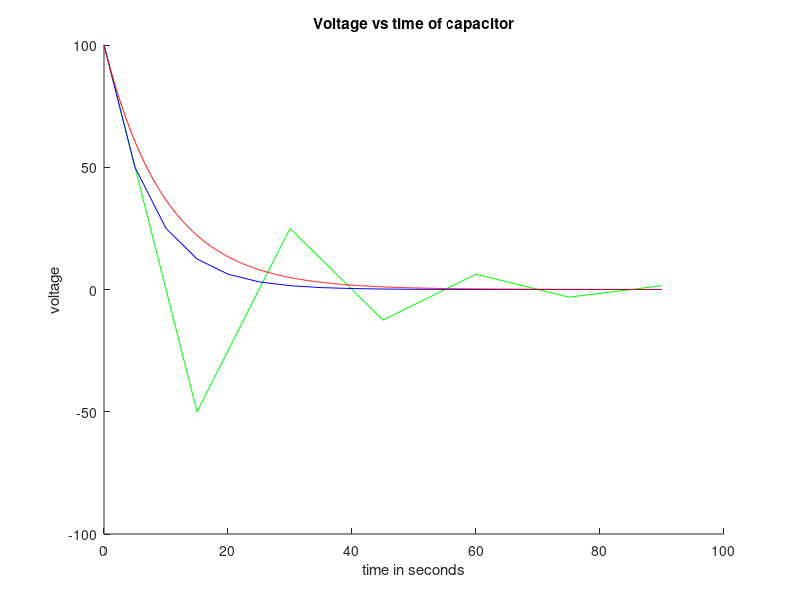

This chart was generated by the following MATLAB code:
% BM Homework10 P2a 
%solves and graphs differential equation of capacitor

dt=[15 5 0.1]; %set time step sizes in matrix
C=0.1;   %capacitance in fared
R=100;   %resistance in ohms
graph = strcat('g','b','r');  %string concatenation for 3 plots
for A=1:length(dt);
 clear t y  
    y(1)=100;
    t=0:dt(A):90;
 for k=1:length (t)-1;
     y(k+1)=y(k)-dt(A)/(R*C)*y(k); 
 end
 % set up graph for 3 plots
    hold on
    plot(t,y,graph(A))
    title('Voltage vs time of capacitor')
    xlabel('time in seconds')
    ylabel('voltage')
end

